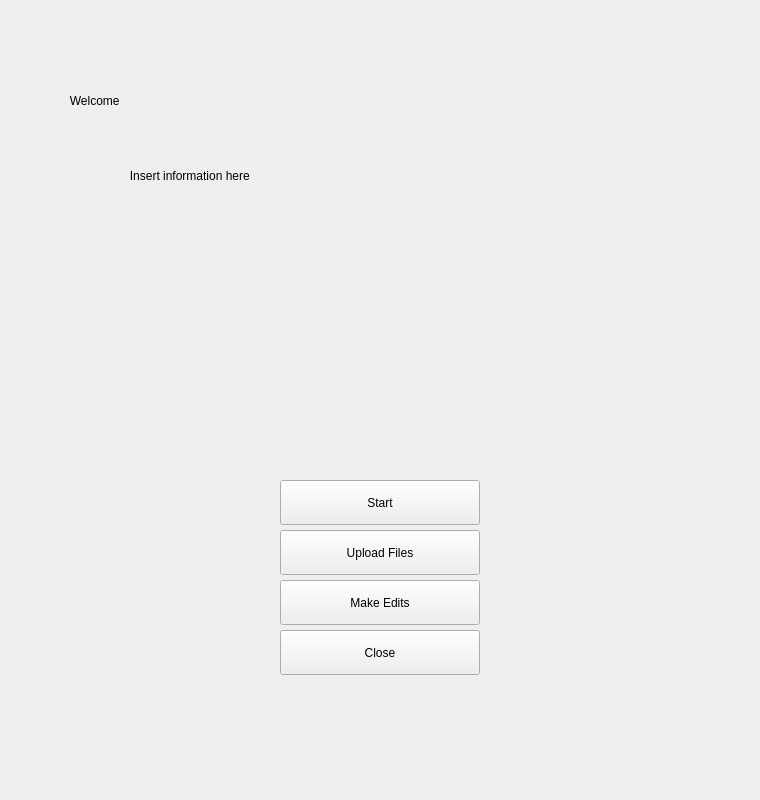
<?xml version="1.0" encoding="UTF-8"?>
<ui version="4.0">
 <class>MainWindow</class>
 <widget class="QMainWindow" name="MainWindow">
  <property name="geometry">
   <rect>
    <x>0</x>
    <y>0</y>
    <width>760</width>
    <height>800</height>
   </rect>
  </property>
  <property name="windowTitle">
   <string>MainWindow</string>
  </property>
  <property name="styleSheet">
   <string notr="true">
background-image: url(:/newback/newbackground.jpg);</string>
  </property>
  <widget class="QWidget" name="centralwidget">
   <property name="styleSheet">
    <string notr="true">font: 8pt &quot;Agency FB&quot;;</string>
   </property>
   <widget class="QPushButton" name="pushButton">
    <property name="geometry">
     <rect>
      <x>280</x>
      <y>580</y>
      <width>200</width>
      <height>45</height>
     </rect>
    </property>
    <property name="minimumSize">
     <size>
      <width>200</width>
      <height>45</height>
     </size>
    </property>
    <property name="autoFillBackground">
     <bool>true</bool>
    </property>
    <property name="styleSheet">
     <string notr="true">background-image: url(:/button/button1.html);
font: 8pt &quot;Yu Gothic&quot;;
</string>
    </property>
    <property name="text">
     <string>Make Edits</string>
    </property>
   </widget>
   <widget class="QPushButton" name="pushButton_2">
    <property name="geometry">
     <rect>
      <x>280</x>
      <y>630</y>
      <width>200</width>
      <height>45</height>
     </rect>
    </property>
    <property name="minimumSize">
     <size>
      <width>200</width>
      <height>45</height>
     </size>
    </property>
    <property name="autoFillBackground">
     <bool>true</bool>
    </property>
    <property name="styleSheet">
     <string notr="true">background-image: url(:/button/button1.css);

font: 8pt &quot;Yu Gothic&quot;;
</string>
    </property>
    <property name="text">
     <string>Close</string>
    </property>
   </widget>
   <widget class="QPushButton" name="pushButton_4">
    <property name="geometry">
     <rect>
      <x>280</x>
      <y>480</y>
      <width>200</width>
      <height>45</height>
     </rect>
    </property>
    <property name="minimumSize">
     <size>
      <width>200</width>
      <height>45</height>
     </size>
    </property>
    <property name="autoFillBackground">
     <bool>true</bool>
    </property>
    <property name="styleSheet">
     <string notr="true">background-image: url(:/finalbordd/button1.css);
border-color: rgb(0, 0, 0);
font: 8pt &quot;Yu Gothic&quot;;

</string>
    </property>
    <property name="text">
     <string>Start</string>
    </property>
   </widget>
   <widget class="QPushButton" name="pushButton_5">
    <property name="enabled">
     <bool>true</bool>
    </property>
    <property name="geometry">
     <rect>
      <x>280</x>
      <y>530</y>
      <width>200</width>
      <height>45</height>
     </rect>
    </property>
    <property name="minimumSize">
     <size>
      <width>200</width>
      <height>45</height>
     </size>
    </property>
    <property name="autoFillBackground">
     <bool>true</bool>
    </property>
    <property name="styleSheet">
     <string notr="true">background-image: url(:/border/button2.css);
border-color: rgb(0, 0, 0);
selection-color: rgb(0, 0, 0);
gridline-color: rgb(0, 0, 0);

font: 8pt &quot;Yu Gothic&quot;;
</string>
    </property>
    <property name="text">
     <string>Upload Files</string>
    </property>
   </widget>
   <widget class="QLabel" name="label">
    <property name="geometry">
     <rect>
      <x>0</x>
      <y>0</y>
      <width>651</width>
      <height>201</height>
     </rect>
    </property>
    <property name="styleSheet">
     <string notr="true">font: 75 23pt &quot;Century Gothic&quot;;</string>
    </property>
    <property name="text">
     <string>                     Welcome</string>
    </property>
   </widget>
   <widget class="QLabel" name="label_2">
    <property name="geometry">
     <rect>
      <x>30</x>
      <y>20</y>
      <width>591</width>
      <height>311</height>
     </rect>
    </property>
    <property name="autoFillBackground">
     <bool>false</bool>
    </property>
    <property name="styleSheet">
     <string notr="true">font: 75 12pt &quot;Century Gothic&quot;;
background: transparent;</string>
    </property>
    <property name="text">
     <string>                              Insert information here</string>
    </property>
    <property name="textFormat">
     <enum>Qt::PlainText</enum>
    </property>
    <property name="scaledContents">
     <bool>false</bool>
    </property>
    <property name="alignment">
     <set>Qt::AlignLeading|Qt::AlignLeft|Qt::AlignVCenter</set>
    </property>
   </widget>
  </widget>
  <widget class="QMenuBar" name="menubar">
   <property name="geometry">
    <rect>
     <x>0</x>
     <y>0</y>
     <width>760</width>
     <height>18</height>
    </rect>
   </property>
  </widget>
 </widget>
 <resources>
  <include location="nui.qrc"/>
 </resources>
 <connections/>
</ui>
